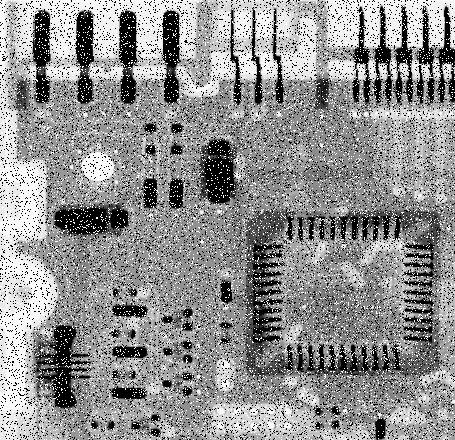
#> input picture Imagenes prueba/Board.jpg, 455 x 440 px
$ python comparar.py   (older library calls are emulated)
#> lines starting #> are read from the running program, lines starting #| are printed output that depends on the picture
# -*- coding: utf-8 -*-
"""Comparar.ipynb

Automatically generated by Colab.

Original file is located at
    https://colab.research.google.com/drive/1xi63kU2FO7I-MKEjUt1bupXLAZellSGJ
"""

import cv2
import numpy as np
from matplotlib import pyplot as plt

def cargarImagen():
    # Cargar la imagen
    filename = input("Ingrese el nombre del archivo de imagen (incluyendo la extensión): ")
#> the answer given: ../Imagenes prueba/Board.jpg
    img = cv2.imread(filename, cv2.IMREAD_GRAYSCALE)
#> img is the input picture: shape (440, 455); min 0, max 255, mean 144.1

    # Mostrar la imagen original
    plt.figure(figsize=(12, 8))
    plt.subplot(2, 2, 1)
    plt.imshow(img, cmap='gray')
    plt.title('Imagen Original')

    # Detección de bordes usando operaciones morfológicas
    se = cv2.getStructuringElement(cv2.MORPH_ELLIPSE, (3, 3))
    img_dilated = cv2.dilate(img, se)
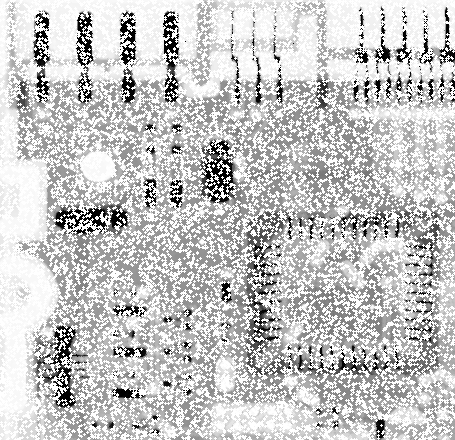
#> img_dilated: shape (440, 455); min 0, max 255, mean 198.4
    bordes_morph = cv2.absdiff(img_dilated, img)
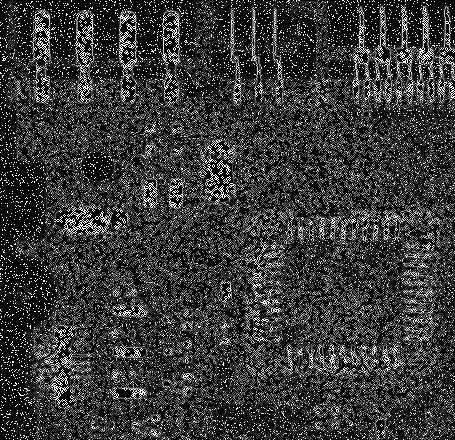
#> bordes_morph: shape (440, 455); min 0, max 255, mean 54.3

    plt.subplot(2, 2, 2)
    plt.imshow(bordes_morph, cmap='gray')
    plt.title('Bordes Morfológicos')

    # Detección de bordes usando Sobel
    bordes_sobel = cv2.Sobel(img, cv2.CV_64F, 1, 0, ksize=3) + cv2.Sobel(img, cv2.CV_64F, 0, 1, ksize=3)
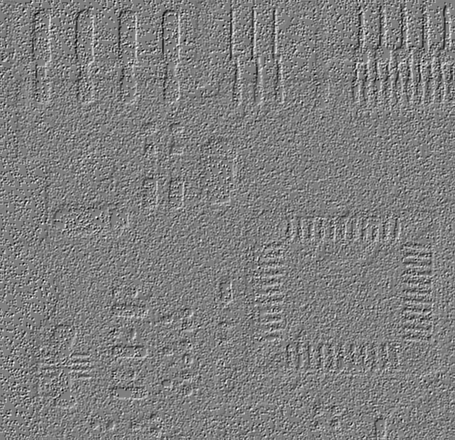
#> bordes_sobel: shape (440, 455) float64; min -1530, max 1530, mean -1.9; drawn with min black and max white
    bordes_sobel = np.uint8(np.absolute(bordes_sobel))
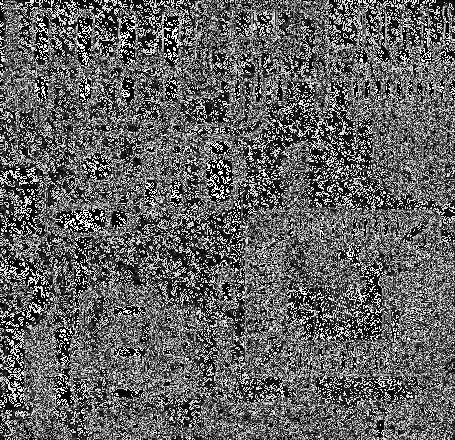
#> bordes_sobel: shape (440, 455); min 0, max 254, mean 97.8

    plt.subplot(2, 2, 3)
    plt.imshow(bordes_sobel, cmap='gray')
    plt.title('Bordes Sobel')

    # Detección de bordes usando Canny
    bordes_canny = cv2.Canny(img, 100, 200)
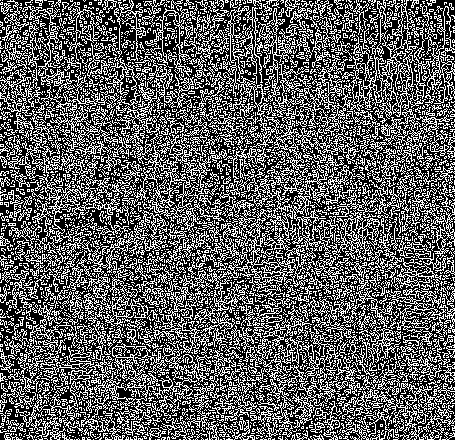
#> bordes_canny: shape (440, 455); 37.1% white in thin lines or dots

    plt.subplot(2, 2, 4)
    plt.imshow(bordes_canny, cmap='gray')
    plt.title('Bordes Canny')

    # Mostrar todas las imágenes
    plt.show()

# Llamar a la función para cargar la imagen
cargarImagen()

$ run again, on Imagenes prueba/Radio.jpg
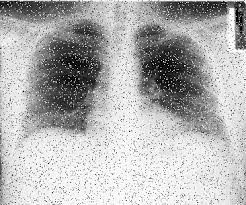
#> input picture Imagenes prueba/Radio.jpg, 246 x 205 px
#> in cargarImagen, img is the input picture: shape (205, 246); min 0, max 255, mean 177.4
#> in cargarImagen, `bordes_sobel = np.uint8(np.absolute(bordes_sobel))`:
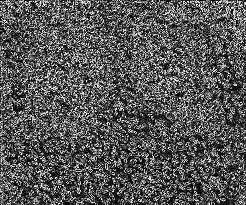
#> bordes_sobel: shape (205, 246); min 0, max 254, mean 87.1
#> in cargarImagen, `bordes_canny = cv2.Canny(img, 100, 200)`:
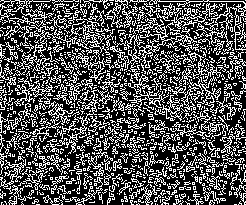
#> bordes_canny: shape (205, 246); 32.6% white in thin lines or dots
